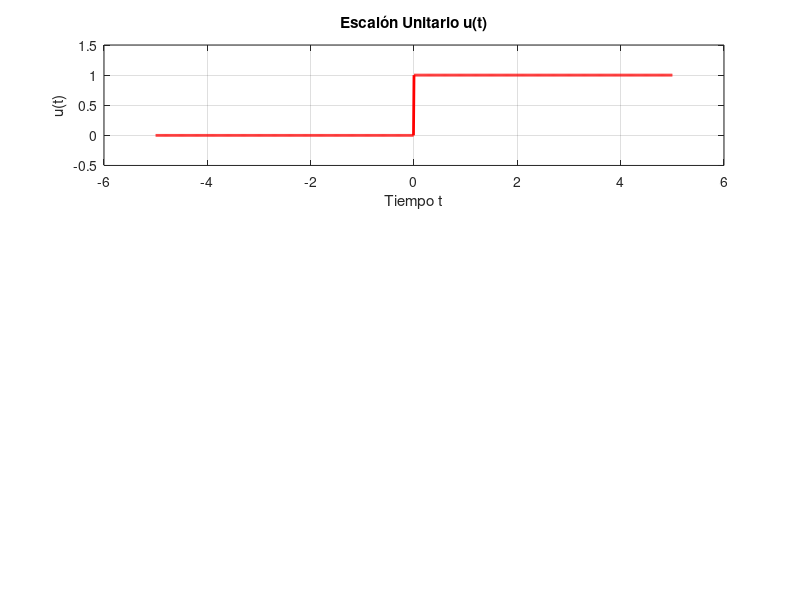

MATLAB code for this plot: (Note: this script raises an error after producing the figure.)
% Vector tiempo
t = linspace(-5,5,1001);

% Escalón unitario
function y = u(t)
  y = (t >= 0);
end

% Escalón sobre el origen
u1 = u(t);

% Escalón desplazado dos unidades a la derecha
u2 = u(t-2);

% Escalón desplazado dos unidades a la izquierda
u3 = u(t+2);

% u(t)
subplot(3,1,1)
plot(t, u1, 'r', 'LineWidth', 2)
xlabel("Tiempo t")
ylabel("u(t)")
title("Escalón Unitario u(t)")
grid on
ylim([-0.5 1.5])
yline(0)
xline(0)

% u(t-2)
subplot(3,1,2)
plot(t, u2, 'LineWidth', 2)
xlabel("Tiempo t")
ylabel("u(t-2)")
title("Escalón Unitario u(t-2)")
grid on
ylim([-0.5 1.5])
yline(0)
xline(0)

% u(t+2)
subplot(3,1,3)
plot(t, u3, 'm', 'LineWidth', 2)
xlabel("Tiempo t")
ylabel("u(t+2)")
title("Escalón Unitario u(t+2)")
grid on
ylim([-0.5 1.5])
yline(0)
xline(0)

% 1) El desplazamiento de las dos ultimas señales se da en el eje del tiempo.

% 2) Cuando al argumento se le resta un valor, la función se desplaza hacia la
% derecha (se atrasa); cuando se le suma, se desplaza hacia la izquierda
% (se adelanta).
